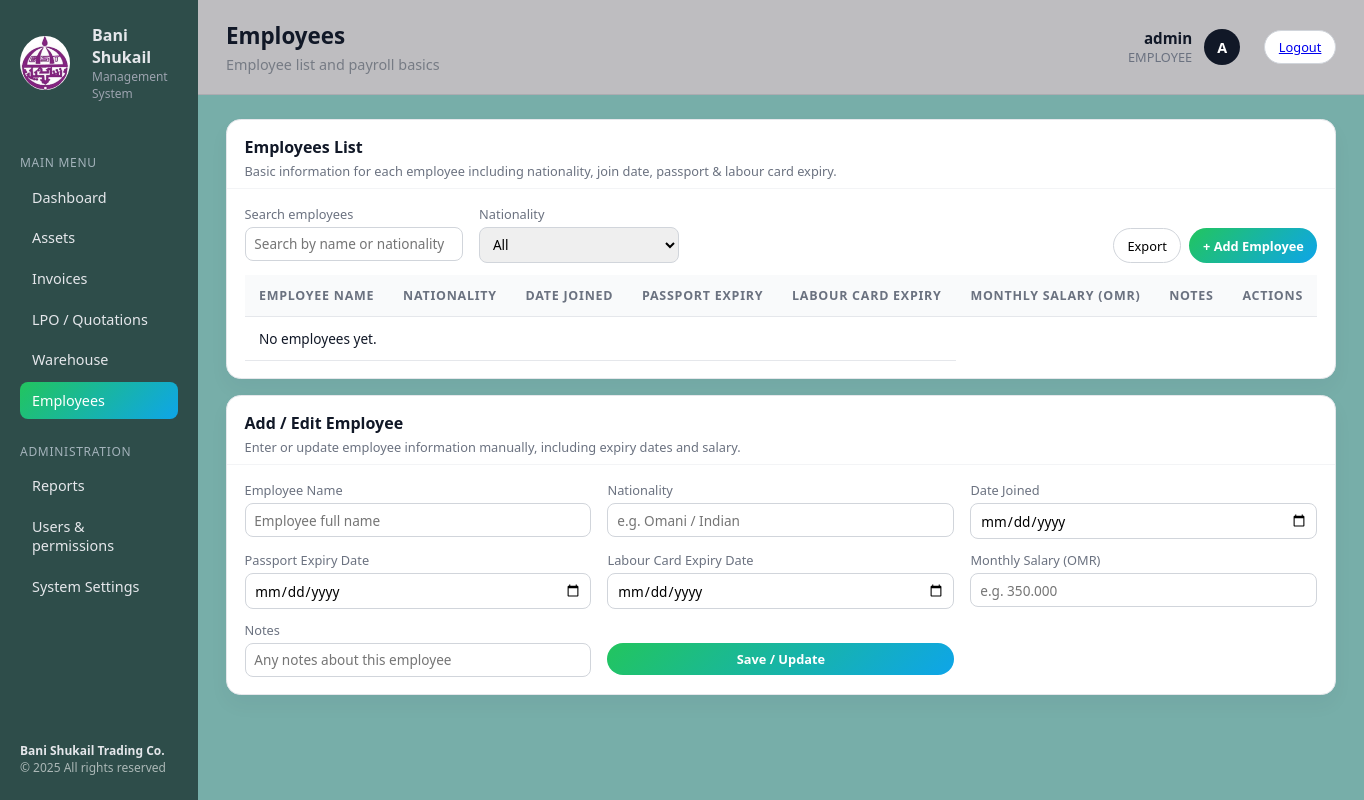
/employees/ (signed in), run on the app's committed database.
### accounts/models.py (models this page shows, shortened)
class User(AbstractUser):
    class Role(models.TextChoices):
        ADMIN = "ADMIN", "Admin"
        EMPLOYEE = "EMPLOYEE", "Employee"
    role = models.CharField(max_length=20, choices=Role.choices, default=Role.EMPLOYEE)

### employees/views.py (the view)
# urls.py: path("employees/", views.list_employees, name="list"),
@login_required
def list_employees(request):
    return render(request, "employees.html", {
        "title": "Employees",
        "subtitle": "Employee list and payroll basics",
        "active": "employees",
        "employees": Employee.objects.order_by("emp_no"),
    })

### templates/employees.html (shortened to what this page needs)
{% extends 'base.html' %}
{% block content %}
            <div class="panel">
                <div class="panel-header">
                    <div class="panel-title">Employees List</div>
                    <div class="panel-subtitle">
                        Basic information for each employee including nationality, join date, passport & labour card expiry.
                    </div>
                </div>
                <div class="panel-body">
                    <div class="toolbar" style="margin-bottom: 0.75rem;">
                        <div class="toolbar-left">
                            <div class="field-group">
                                <label for="search-emp">Search employees</label>
                                <input id="search-emp" type="text" placeholder="Search by name or nationality" />
                            </div>
                            <div class="field-group">
                                <label for="filter-nationality">Nationality</label>
                                <select id="filter-nationality">
                                    <option value="">All</option>
                                </select>
                            </div>
                        </div>
                        <div class="toolbar-right">
                            <button class="btn-secondary">Export</button>
                            <button class="btn-primary" onclick="clearEmployeeForm()">+ Add Employee</button>
                        </div>
                    </div>
                    <div class="table-wrapper">
                        <table class="data-table" id="employees-table">
                            <thead>
                            <tr>
                                <th>Employee Name</th>
                                <th>Nationality</th>
                                <th>Date Joined</th>
                                <th>Passport Expiry</th>
                                <th>Labour Card Expiry</th>
                                <th>Monthly Salary (OMR)</th>
                                <th>Notes</th>
                                <th>Actions</th>
                            </tr>
                            </thead>
                            <tbody>
{% for e in employees %}
<tr>
  <td>{{ e.emp_no }}</td>
  <td>{{ e.name }}</td>
  <td>{{ e.job_title }}</td>
  <td>{{ e.phone }}</td>
  <td>{{ e.base_salary|floatformat:3 }}</td>
</tr>
{% empty %}
<tr><td colspan="5" class="small-text">No employees yet.</td></tr>
{% endfor %}
</tbody>
                        </table>
                    </div>
                </div>
            </div>
            <div class="panel" style="margin-top: 1rem;">
                <div class="panel-header">
                    <div class="panel-title">Add / Edit Employee</div>
                    <div class="panel-subtitle">
                        Enter or update employee information manually, including expiry dates and salary.
                    </div>
                </div>
                <div class="panel-body">
                    <div class="form-grid-3">
                        <div class="field-group">
                            <label for="emp-name">Employee Name</label>
                            <input id="emp-name" type="text" placeholder="Employee full name" />
                        </div>
                        <div class="field-group">
                            <label for="emp-nationality">Nationality</label>
                            <input id="emp-nationality" type="text" placeholder="e.g. Omani / Indian" />
                        </div>
                        <div class="field-group">
                            <label for="emp-join-date">Date Joined</label>
                            <input id="emp-join-date" type="date" />
                        </div>
                        <div class="field-group">
                            <label for="emp-passport-expiry">Passport Expiry Date</label>
                            <input id="emp-passport-expiry" type="date" />
                        </div>
                        <div class="field-group">
                            <label for="emp-labour-expiry">Labour Card Expiry Date</label>
                            <input id="emp-labour-expiry" type="date" />
                        </div>
                        <div class="field-group">
                            <label for="emp-salary">Monthly Salary (OMR)</label>
                            <input id="emp-salary" type="number" step="0.001" placeholder="e.g. 350.000" />
                        </div>
                        <div class="field-group">
                            <label for="emp-notes">Notes</label>
                            <input id="emp-notes" type="text" placeholder="Any notes about this employee" />
                        </div>
                        <div class="field-group">
                            <label>&nbsp;</label>
                            <button class="btn-primary full-width" onclick="saveEmployee()">Save / Update</button>
                        </div>
                    </div>
                </div>
            </div>
{% endblock %}

### templates/includes/topbar.html (shortened to what this page needs)
<header class="topbar">
  <div class="topbar-left">
    <h1 class="page-title">{{ title }}</h1>
    {% if subtitle %}<p class="page-subtitle">{{ subtitle }}</p>{% endif %}
  </div>
  <div class="topbar-right">
    <div class="user-info">
      <div class="user-name">{{ request.user.get_full_name|default:request.user.username }}</div>
      <div class="user-role">{% if request.user.is_authenticated %}{{ request.user.role|default:"" }}{% endif %}</div>
    </div>
    <div class="user-avatar">{{ request.user.username|first|upper }}</div>
    <a class="btn-secondary" href="{% url 'accounts:logout' %}" style="margin-left:12px;">Logout</a>
  </div>
</header>

### static/style.css (style rules this page uses)
* { box-sizing: border-box; margin: 0; padding: 0; font-family: system-ui, -apple-system, BlinkMacSystemFont, "Segoe UI", sans-serif; }
body { background-color: #77aea9; color: #111827; }
.topbar { display: flex; justify-content: space-between; align-items: center; padding: 1.25rem 1.75rem; border-bottom: 1px solid rgba(17, 24, 39, 0.10); background: #bebdc0; }
.page-title { font-size: 1.4rem; font-weight: 700; }
.page-subtitle { font-size: 0.9rem; color: #767b84; margin-top: 0.25rem; }
.topbar-right { display: flex; align-items: center; gap: 0.75rem; }
.user-info { text-align: right; }
.user-name { font-size: 0.95rem; font-weight: 600; }
.user-role { font-size: 0.8rem; color: #6b7280; }
.user-avatar { width: 36px; height: 36px; border-radius: 999px; background: #111827; color: #ffffff; display: flex; align-items: center; justify-content: center; font-size: 0.9rem; font-weight: 600; }
.panel { background: #ffffff; border-radius: 0.9rem; box-shadow: 0 10px 20px rgba(15, 23, 42, 0.04); border: 1px solid #e5e7eb; display: flex; flex-direction: column; }
.panel-header { padding: 1rem 1.1rem 0.5rem; border-bottom: 1px solid #f3f4f6; }
.panel-title { font-size: 1rem; font-weight: 600; }
.panel-subtitle { font-size: 0.8rem; color: #6b7280; margin-top: 0.25rem; }
.panel-body { padding: 1rem 1.1rem 1.1rem; }
.toolbar { display: flex; justify-content: space-between; align-items: flex-end; gap: 1rem; margin-bottom: 1rem; flex-wrap: wrap; }
.toolbar-left { display: flex; flex-wrap: wrap; gap: 0.75rem 1rem; }
.toolbar-right { display: flex; gap: 0.5rem; flex-wrap: wrap; }
.field-group { display: flex; flex-direction: column; gap: 0.25rem; font-size: 0.8rem; }
.field-group label { color: #6b7280; }
.field-group input, .field-group select { min-width: 200px; padding: 0.4rem 0.55rem; border-radius: 0.5rem; border: 1px solid #d1d5db; font-size: 0.85rem; outline: none; }
.btn-primary { border: none; outline: none; padding: 0.45rem 0.85rem; border-radius: 999px; background: linear-gradient(135deg, #22c55e, #0ea5e9); color: #ffffff; font-size: 0.8rem; font-weight: 600; cursor: pointer; white-space: nowrap; }
.btn-secondary { border-radius: 999px; border: 1px solid #d1d5db; padding: 0.45rem 0.85rem; background: #ffffff; font-size: 0.8rem; font-weight: 500; cursor: pointer; white-space: nowrap; }
.table-wrapper { padding: 0; }
.data-table { width: 100%; border-collapse: collapse; font-size: 0.85rem; }
.data-table thead { background: #f9fafb; }
.data-table th, .data-table td { padding: 0.75rem 0.9rem; text-align: left; border-bottom: 1px solid #e5e7eb; white-space: nowrap; }
.data-table th { font-size: 0.78rem; text-transform: uppercase; letter-spacing: 0.06em; color: #6b7280; }
.form-grid-3 { display: grid; grid-template-columns: repeat(3, minmax(0, 1fr)); gap: 0.75rem 1rem; }
.full-width { width: 100%; justify-content: center; }

### data on the page
User: user.get_full_name "admin", user.role "EMPLOYEE", user.username|first "A"

### other printed values
{{ title }} "Employees"
{{ subtitle }} "Employee list and payroll basics"
